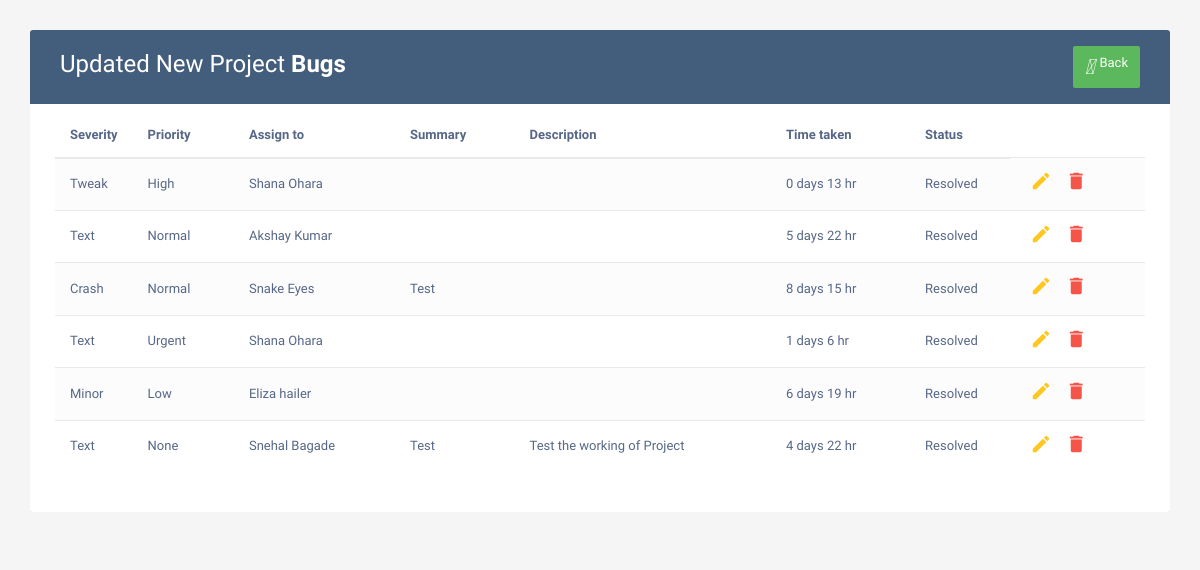
/viewproject/22 (signed in), run on the app's committed database.
### home/models.py (models this page shows, shortened)
class Project(models.Model):
    Pname = models.CharField(max_length=122)
    Pstatus = models.CharField(max_length=122)
    Desc = models.TextField()
    date = models.DateField()

class Bug(models.Model):
    project = models.CharField(max_length=122,null=True)
    Severity = models.CharField(max_length=122,null=True)
    Priority = models.CharField(max_length=122,null=True)
    Assign = models.CharField(max_length=122,null=True)
    Summary = models.TextField(null=True)
    Desc = models.TextField(null=True)
    date = models.DateField()
    Image = models.ImageField(upload_to=None, height_field=None, width_field=None, max_length=None)
    status = models.CharField(max_length=50,default='Unresolved')
    created = models.DateTimeField(auto_now_add = True)
    ended = models.DateField(null=True,blank=True)
    timetaken = models.CharField(max_length=50,null=True,blank=True)
    reportedby = models.CharField(max_length=50)
    resolvedby = models.CharField(max_length=100,blank=True,null=True)

### home/views.py (the view)
# urls.py: path('viewproject/<int:id>',views.viewproject,name='View Project'),
@login_required
def viewproject(request,id):
    project = Project.objects.get(id=id)
    unresolved = Bug.objects.filter(project=project.Pname,status='Unresolved')
    resolved = Bug.objects.filter(project=project.Pname,status='Resolved')
    context = {
        'project':project,
        'unresolved':unresolved,
        'resolved':resolved,
    }
    return render(request,'viewproject.html',context)

### templates/viewproject.html (shortened to what this page needs)
<!DOCTYPE html>
<html lang="en">
<head>
<link rel="stylesheet" href="https://maxcdn.bootstrapcdn.com/font-awesome/4.7.0/css/font-awesome.min.css">
<link rel="stylesheet" href="https://maxcdn.bootstrapcdn.com/bootstrap/3.3.7/css/bootstrap.min.css">
</head>
<body>
    <div class="container">
        <div class="table-responsive">
            <div class="table-wrapper">
                <div class="table-title">
                    <div class="row">
                        <div class="col-xs-6">
                            <h2>{{project.Pname}} <b>Bugs</b></h2>
                        </div>
                        <div class="col-xs-6">
							<a href="/project" class="btn btn-success" data-toggle="modal"><i>&#xE147;</i> <span>Back</span></a>
                        </div>
                    </div>
                </div>
                <table class="table table-striped table-hover">
                    <thead>
                        <tr>
                            <th>Severity</th>
                            <th>Priority</th>
                            <th>Assign to</th>
                            <th>Summary</th>
                            <th>Description</th>
                            <th>Time taken</th>
							<th>Status</th>
                        </tr>
                    </thead>
                    <tbody>
                        {% for item in resolved %}
                        <tr>
                            <td> {{item.Severity}} </td>
                            <td> {{item.Priority}} </td>
                            <td> {{item.Assign}} </td>
                            <td> {{item.Summary}} </td>
                            <td> {{item.Desc}} </td>
                            <td> {{item.timetaken}} </td>
							<td> {{item.status}} </td>
                            <td>
                                <a href="/editbug/{{item.id}}" class="edit" data-toggle="modal"><i class="material-icons" data-toggle="tooltip" title="Edit">&#xE254;</i></a>
                                <a href="/deletebug/{{item.id}}" class="delete" data-toggle="modal"><i class="material-icons" data-toggle="tooltip" title="Delete">&#xE872;</i></a>
                            </td>
                        </tr>
                        {% endfor %}
                    </tbody>
                </table>
            </div>
        </div>
    </div>
</body>

### templates/viewproject.html (style rules this page uses)
body { color: #566787; background: #f5f5f5; font-family: 'Varela Round', sans-serif; font-size: 13px; }
.table-responsive { margin: 30px 0; }
.table-wrapper { min-width: 1000px; background: #fff; padding: 20px 25px; border-radius: 3px; box-shadow: 0 1px 1px rgba(0,0,0,.05); }
.table-title { padding-bottom: 15px; background: #435d7d; color: #fff; padding: 16px 30px; margin: -20px -25px 10px; border-radius: 3px 3px 0 0; }
.table-title h2 { margin: 5px 0 0; font-size: 24px; }
.table-title .btn { color: #fff; float: right; font-size: 13px; border: none; min-width: 50px; border-radius: 2px; border: none; outline: none !important; margin-left: 10px; }
.table-title .btn i { float: left; font-size: 21px; margin-right: 5px; }
.table-title .btn span { float: left; margin-top: 2px; }
table.table tr th, table.table tr td { border-color: #e9e9e9; padding: 12px 15px; vertical-align: middle; }
table.table tr th:first-child { width: 60px; }
table.table tr th:last-child { width: 100px; }
table.table-striped tbody tr:nth-of-type(odd) { background-color: #fcfcfc; }
table.table td:last-child i { opacity: 0.9; font-size: 22px; margin: 0 5px; }
table.table td a { font-weight: bold; color: #566787; display: inline-block; text-decoration: none; outline: none !important; }
table.table td a.edit { color: #FFC107; }
table.table td a.delete { color: #F44336; }
table.table td i { font-size: 19px; }

### data on the page
Project: Pname "Updated New Project"
Bug: Severity "Tweak", Priority "High", Assign "Shana Ohara", timetaken "0 days 13 hr", status "Resolved"
Bug: Severity "Text", Priority "Normal", Assign "Akshay Kumar", timetaken "5 days 22 hr", status "Resolved"
Bug: Severity "Crash", Priority "Normal", Assign "Snake Eyes", Summary "Test", timetaken "8 days 15 hr", status "Resolved"
Bug: Severity "Text", Priority "Urgent", Assign "Shana Ohara", timetaken "1 days 6 hr", status "Resolved"
Bug: Severity "Minor", Priority "Low", Assign "Eliza hailer", timetaken "6 days 19 hr", status "Resolved"
Bug: Severity "Text", Priority "None", Assign "Snehal Bagade", Summary "Test", Desc "Test the working of Project", timetaken "4 days 22 hr", status "Resolved"
